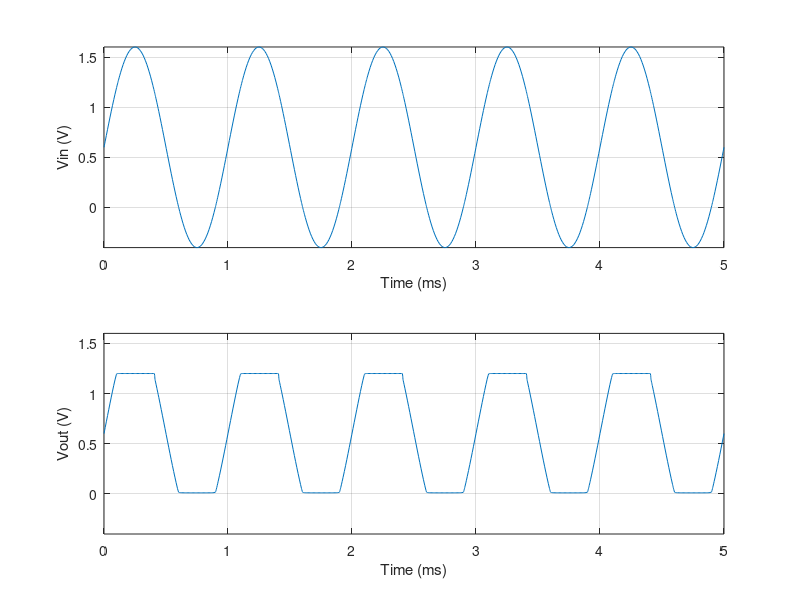

This figure's MATLAB source:
clear all; close all; clc;

%% Read data from CSV in the same folder
M = csvread('tran_clip.csv',1,0);
t = M(:,1).*1000;
vin = M(:,4);
vout = M(:,2);

%% Generate plot
hold on;

subplot(2,1,1);
plot(t,vin);
xlabel('Time (ms)');
ylabel('Vin (V)');
axis([min(t),max(t),min(vin),max(vin)]);
grid on;

subplot(2,1,2);
plot(t,vout);
xlabel('Time (ms)');
ylabel('Vout (V)');
axis([min(t),max(t),min(vin),max(vin)]);
grid on;
